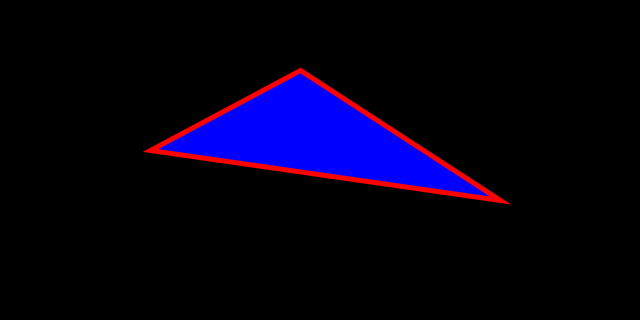
Frame 1 (no input)
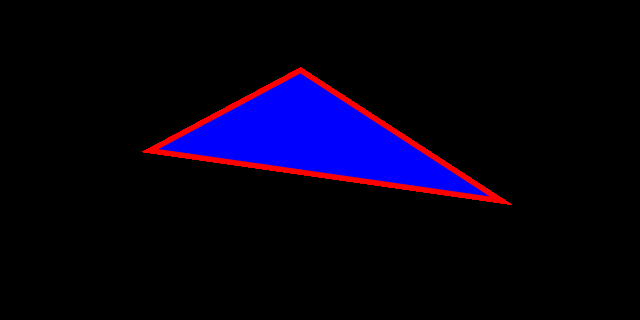
Frame 60 (the mouse pressed at the canvas centre just before this capture)
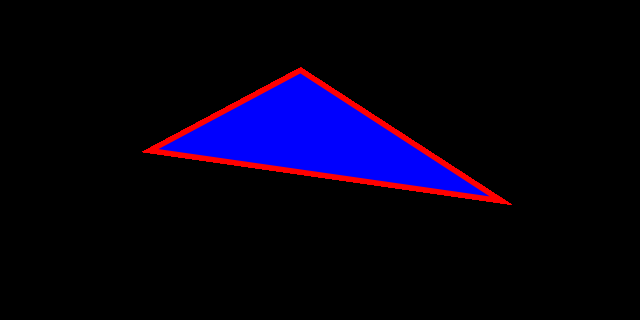
Frame 120 (the mouse held since frame 60 and released just before this capture)

The Processing sketch that drew these frames (run headless with seeded random() and noise(); from frame 60 on, the mouse is pressed at the canvas centre):

// Processing sketch: graphics2D
// ── graphics2D.pde

void setup() {
  size(640,320);
  background(0);
}

void draw() {
  stroke(255,0,0);
  strokeWeight(5);
  fill(0,0,255);
  triangle(300, 70, 150, 150, 500, 200);
}
